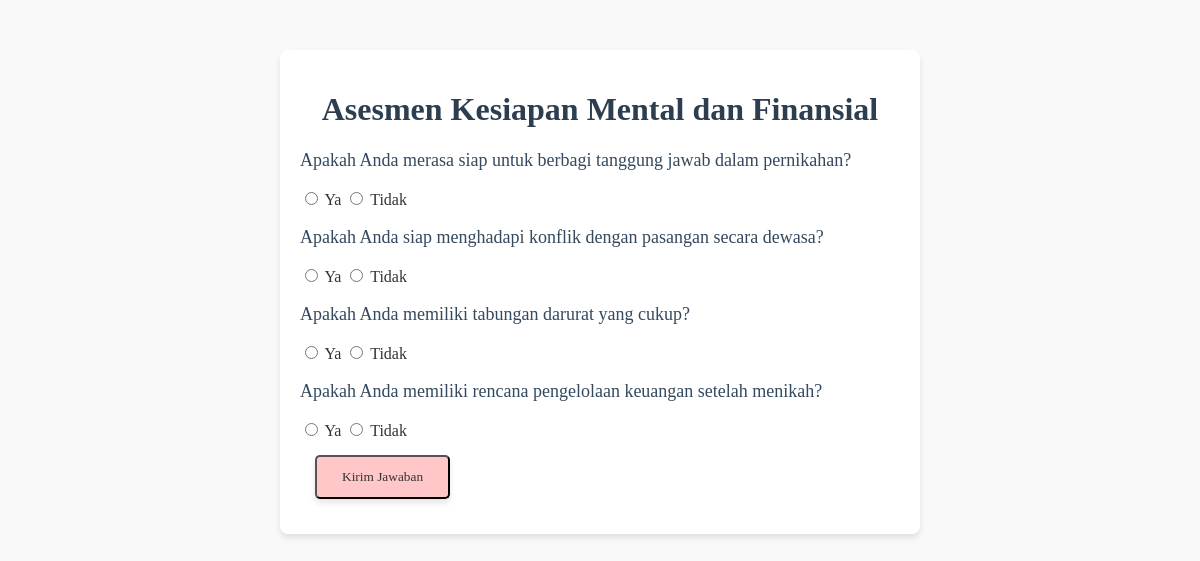
The page /nextStep/features/assessment.php on the database its author committed.
### tables this page shows
CREATE TABLE `assessment_questions` (
  `id` int(11) NOT NULL,
  `category` enum('mental','financial') NOT NULL,
  `question` text NOT NULL
);

### nextStep/features/assessment.php (the view, shortened to what this page needs)
<?php
include '../includes/db.php';
$sql = "SELECT * FROM assessment_questions";
$result = mysqli_query($conn, $sql);
$questions = [];
if ($result) {
    while ($row = mysqli_fetch_assoc($result)) {
        $questions[] = $row;
    }
}
?>
<!DOCTYPE html>
<html lang="id">
<head>
    <link rel="stylesheet" href="../css/style.css">
</head>
<body>
<div class="container">
    <h1>Asesmen Kesiapan Mental dan Finansial</h1>
    <form action="assessment.php" method="POST">
        <?php foreach ($questions as $question): ?>
            <div class="question">
                <p><?php echo htmlspecialchars($question['question']); ?></p>
                <label>
                    <input type="radio" name="answers[<?php echo $question['id']; ?>]" value="yes" required> Ya
                </label>
                <label>
                    <input type="radio" name="answers[<?php echo $question['id']; ?>]" value="no"> Tidak
                </label>
            </div>
        <?php endforeach; ?>
        <button type="submit" class="button">Kirim Jawaban</button>
    </form>
</div>
</body>
</html>

### nextStep/css/style.css (style rules this page uses)
body { font-family: 'Perpetua'; background-color: #F6F6F6; margin: 0; padding: 0; color: #333; }
.button { display: inline-block; padding: 12px 25px; margin: 15px; background-color: #FFC7C7; color: #333; text-decoration: none; font-family: 'Perpetua'; border-radius: 5px; transition: background-color 0.3s, transform 0.3s; box-shadow: 0 4px 6px rgba(0, 0, 0, 0.1); }
body { font-family: 'Perpetua', san-serif; background-color: #f9f9f9; margin: 0; padding: 0; }
.container { margin: 50px auto; padding: 20px; max-width: 600px; background-color: white; border-radius: 8px; box-shadow: 0 4px 6px rgba(0, 0, 0, 0.1); }
h1 { text-align: center; color: #2c3e50; }
p { color: #34495e; font-size: 18px; }

### rows shown on the page
assessment_questions: question "Apakah Anda merasa siap untuk berbagi tanggung jawab dalam pernikahan?"
assessment_questions: question "Apakah Anda siap menghadapi konflik dengan pasangan secara dewasa?"
assessment_questions: question "Apakah Anda memiliki tabungan darurat yang cukup?"
assessment_questions: question "Apakah Anda memiliki rencana pengelolaan keuangan setelah menikah?"
